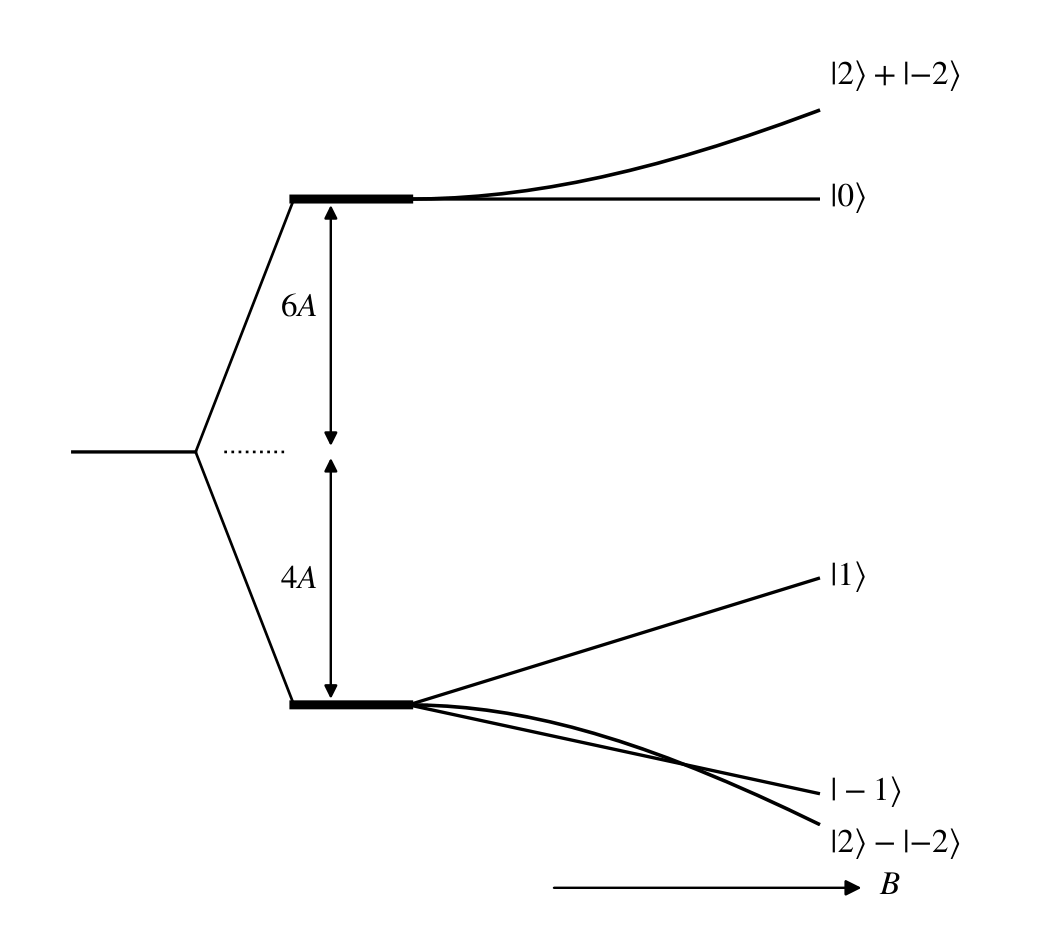

Source code (Python):
# -*- coding: utf-8 -*-
# Fig 3.25 Crystal field + magnetic field: a level splits into an upper doublet
# {|0>, (|2>+|-2>)/sqrt2} at +6A and a lower triplet {|1>,|-1>,(|2>-|-2>)/sqrt2}
# at -4A about the dotted barycentre (2 x 6A = 3 x 4A keeps the centre of gravity);
# in a field B the |+/-2> combinations repel (level repulsion), |0> stays flat,
# |+/-1> shift linearly.
import numpy as np
import matplotlib
matplotlib.use('Agg')
import matplotlib.pyplot as plt
import sys
sys.path.insert(0, r'E:\AI整理书籍\磁学\book\fig_src')
from mplstyle import new_fig, save_fig

fig, ax = new_fig(4.9, 4.35)
fig.subplots_adjust(left=0.03, right=0.99, top=0.99, bottom=0.03)
ax.set_xlim(-0.3, 12.1)
ax.set_ylim(-0.1, 10.6)
ax.axis('off')

E0, Eu, El = 5.35, 8.35, 2.35      # barycentre, upper and lower zero-field levels

# ---------- zero-field part ----------
ax.plot([0.2, 1.7], [E0, E0], color='black', lw=1.1)
ax.plot([1.7, 2.9], [E0, Eu], color='black', lw=0.9)
ax.plot([1.7, 2.9], [E0, El], color='black', lw=0.9)
ax.plot([2.05, 2.78], [E0, E0], ls=':', color='black', lw=0.9)
ax.plot([2.9, 4.3], [Eu, Eu], color='black', lw=3.0)
ax.plot([2.9, 4.3], [El, El], color='black', lw=3.0)
# 6A / 4A double arrows
ax.annotate('', xy=(3.35, Eu), xytext=(3.35, E0),
            arrowprops=dict(arrowstyle='<|-|>', lw=0.8, color='black',
                            mutation_scale=9))
ax.annotate('', xy=(3.35, E0), xytext=(3.35, El),
            arrowprops=dict(arrowstyle='<|-|>', lw=0.8, color='black',
                            mutation_scale=9))
ax.text(3.22, 6.95, r'$6A$', ha='right', fontsize=11)
ax.text(3.22, 3.72, r'$4A$', ha='right', fontsize=11)

# ---------- field part ----------
X = np.linspace(4.3, 9.3, 300)
x = X - 4.3
kr, kf = 0.544, 0.647   # repulsion strength for rising / falling branch
lift_up = np.sqrt((Eu - E0) ** 2 + (kr * x) ** 2) - (Eu - E0)
lift_dn = np.sqrt((E0 - El) ** 2 + (kf * x) ** 2) - (E0 - El)
Eplus = Eu + lift_up    # |2>+|-2>  (rises with upward curvature)
Eminus = El - lift_dn   # |2>-|-2>  (falls with downward curvature)
ax.plot(X, Eplus, color='black', lw=1.2)
ax.plot(X, Eminus, color='black', lw=1.2)
# |0> flat (member of the upper doublet)
ax.plot([4.3, 9.3], [Eu, Eu], color='black', lw=1.1)
# |+/-1> linear
ax.plot([4.3, 9.3], [El, 3.85], color='black', lw=1.1)
ax.plot([4.3, 9.3], [El, 1.30], color='black', lw=1.1)
# B axis
ax.annotate('', xy=(9.9, 0.18), xytext=(6.0, 0.18),
            arrowprops=dict(arrowstyle='-|>', lw=0.8, color='black'))
ax.text(10.05, 0.18, r'$B$', fontsize=11, va='center')

# state labels
ax.text(9.45, 9.80, r'$|2\rangle+|{-2}\rangle$', fontsize=11, va='center')
ax.text(9.45, Eu, r'$|0\rangle$', fontsize=11, va='center')
ax.text(9.45, 3.85, r'$|1\rangle$', fontsize=11, va='center')
ax.text(9.45, 1.30, r'$|-1\rangle$', fontsize=11, va='center')
ax.text(9.45, 0.88, r'$|2\rangle-|{-2}\rangle$', fontsize=11, va='top')

save_fig(fig, 'ch3', 'fig3_25')
